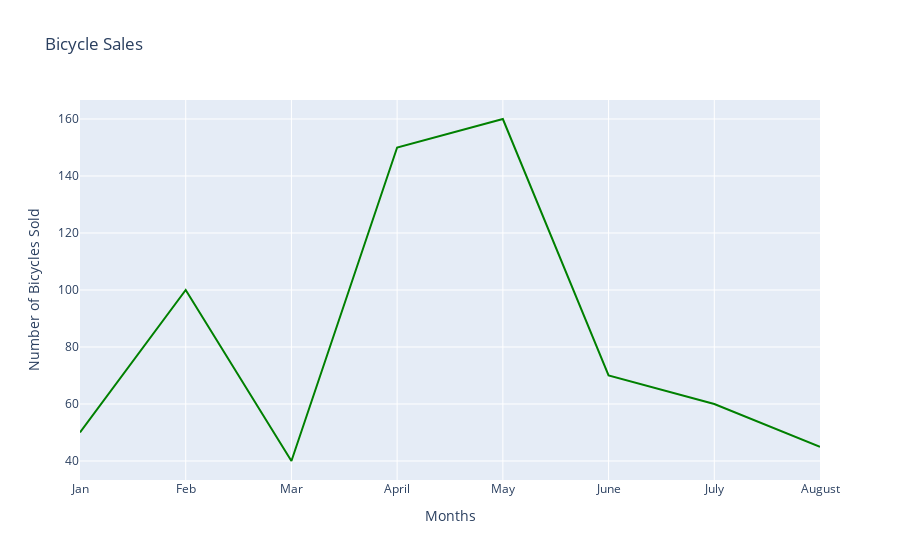

The notebook cell saved with this chart:
### Markdown cell above
## Line plot

### Code cell
numberofbicyclessold_array=[50,100,40,150,160,70,60,45]
months_array=["Jan","Feb","Mar","April","May","June","July","August"]
fig = go.Figure()
fig.add_trace(go.Scatter(x=months_array, y=numberofbicyclessold_array, mode='lines', marker=dict(color='green')))
fig.update_layout(title='Bicycle Sales', xaxis_title='Months', yaxis_title='Number of Bicycles Sold')
fig.show()

### Figure 1 — Plotly figure (JSON) as saved in the notebook; plotly's stock layout.template omitted (floating-point values rounded to 4 significant figures)
{"data": [{"marker": {"color": "green"}, "mode": "lines", "type": "scatter", "x": ["Jan", "Feb", "Mar", "April", "May", "June", "July", "August"], "y": [50, 100, 40, 150, 160, 70, 60, 45]}], "layout": {"title": {"text": "Bicycle Sales"}, "xaxis": {"title": {"text": "Months"}}, "yaxis": {"title": {"text": "Number of Bicycles Sold"}}}}
